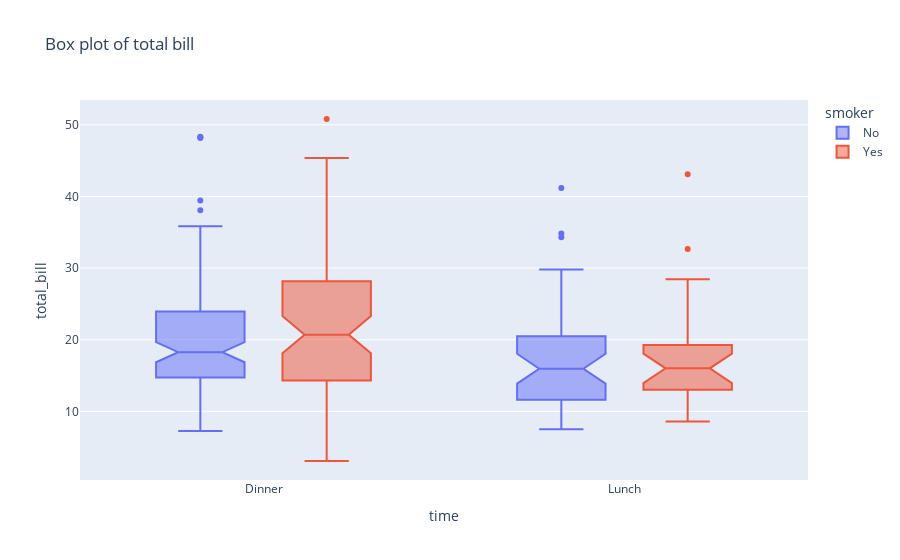

The cell this chart's notebook holds for it:
### Code cell
fig = px.box(df, x="time", y="total_bill", color="smoker", 
             notched=True, # used notched shape
             title="Box plot of total bill",
             hover_data=["day"] # add day column to hover data
            )
fig.show()

### Figure 1 — Plotly figure (JSON) as saved in the notebook; plotly's stock layout.template omitted (floating-point values rounded to 4 significant figures; data arrays with more than 128 entries replaced by an {"elided": "..."} marker saying what was removed)
{"data": [{"alignmentgroup": "True", "customdata": {"elided": "151x1 str values"}, "hovertemplate": "smoker=No<br>time=%{x}<br>total_bill=%{y}<br>day=%{customdata[0]}<extra></extra>", "legendgroup": "No", "marker": {"color": "#636efa"}, "name": "No", "notched": true, "offsetgroup": "No", "orientation": "v", "showlegend": true, "type": "box", "x": {"elided": "151 str values"}, "x0": " ", "xaxis": "x", "y": {"elided": "151 float values"}, "y0": " ", "yaxis": "y"}, {"alignmentgroup": "True", "customdata": [["Sat"], ["Sat"], ["Sat"], ["Sat"], ["Sat"], ["Sat"], ["Sat"], ["Sat"], ["Sat"], ["Sat"], ["Sat"], ["Thur"], ["Thur"], ["Fri"], ["Fri"], ["Fri"], ["Fri"], ["Fri"], ["Fri"], ["Fri"], ["Fri"], ["Fri"], ["Sat"], ["Sat"], ["Sat"], ["Sat"], ["Sat"], ["Sat"], ["Thur"], ["Sun"], ["Sat"], ["Sat"], ["Sat"], ["Sat"], ["Sun"], ["Sun"], ["Sun"], ["Sun"], ["Sun"], ["Sun"], ["Sun"], ["Sun"], ["Sun"], ["Sun"], ["Sun"], ["Sun"], ["Sun"], ["Sun"], ["Sun"], ["Sun"], ["Sun"], ["Sun"], ["Thur"], ["Thur"], ["Thur"], ["Thur"], ["Thur"], ["Thur"], ["Thur"], ["Thur"], ["Thur"], ["Thur"], ["Thur"], ["Thur"], ["Thur"], ["Thur"], ["Sat"], ["Sat"], ["Sat"], ["Sat"], ["Sat"], ["Sat"], ["Sat"], ["Sat"], ["Sat"], ["Sat"], ["Sat"], ["Sat"], ["Sat"], ["Fri"], ["Fri"], ["Fri"], ["Fri"], ["Fri"], ["Fri"], ["Sat"], ["Sat"], ["Sat"], ["Sat"], ["Sat"], ["Sat"], ["Sat"], ["Sat"]], "hovertemplate": "smoker=Yes<br>time=%{x}<br>total_bill=%{y}<br>day=%{customdata[0]}<extra></extra>", "legendgroup": "Yes", "marker": {"color": "#EF553B"}, "name": "Yes", "notched": true, "offsetgroup": "Yes", "orientation": "v", "showlegend": true, "type": "box", "x": ["Dinner", "Dinner", "Dinner", "Dinner", "Dinner", "Dinner", "Dinner", "Dinner", "Dinner", "Dinner", "Dinner", "Lunch", "Lunch", "Dinner", "Dinner", "Dinner", "Dinner", "Dinner", "Dinner", "Dinner", "Dinner", "Dinner", "Dinner", "Dinner", "Dinner", "Dinner", "Dinner", "Dinner", "Lunch", "Dinner", "Dinner", "Dinner", "Dinner", "Dinner", "Dinner", "Dinner", "Dinner", "Dinner", "Dinner", "Dinner", "Dinner", "Dinner", "Dinner", "Dinner", "Dinner", "Dinner", "Dinner", "Dinner", "Dinner", "Dinner", "Dinner", "Dinner", "Lunch", "Lunch", "Lunch", "Lunch", "Lunch", "Lunch", "Lunch", "Lunch", "Lunch", "Lunch", "Lunch", "Lunch", "Lunch", "Lunch", "Dinner", "Dinner", "Dinner", "Dinner", "Dinner", "Dinner", "Dinner", "Dinner", "Dinner", "Dinner", "Dinner", "Dinner", "Dinner", "Lunch", "Lunch", "Lunch", "Lunch", "Lunch", "Lunch", "Dinner", "Dinner", "Dinner", "Dinner", "Dinner", "Dinner", "Dinner", "Dinner"], "x0": " ", "xaxis": "x", "y": [38.01, 11.24, 20.29, 13.81, 11.02, 18.29, 3.07, 15.01, 26.86, 25.28, 17.92, 19.44, 32.68, 28.97, 5.75, 16.32, 40.17, 27.28, 12.03, 21.01, 11.35, 15.38, 44.3, 22.42, 15.36, 20.49, 25.21, 14.31, 16, 17.51, 10.59, 10.63, 50.81, 15.81, 7.25, 31.85, 16.82, 32.9, 17.89, 14.48, 9.6, 34.63, 34.65, 23.33, 45.35, 23.17, 40.55, 20.9, 30.46, 18.15, 23.1, 15.69, 19.81, 28.44, 15.48, 16.58, 10.34, 43.11, 13, 13.51, 18.71, 12.74, 13, 16.4, 20.53, 16.47, 26.59, 38.73, 24.27, 12.76, 30.06, 25.89, 13.27, 28.17, 12.9, 28.15, 11.59, 7.74, 30.14, 12.16, 13.42, 8.58, 13.42, 16.27, 10.09, 22.12, 24.01, 15.69, 15.53, 12.6, 32.83, 27.18, 22.67], "y0": " ", "yaxis": "y"}], "layout": {"boxmode": "group", "legend": {"title": {"text": "smoker"}, "tracegroupgap": 0}, "title": {"text": "Box plot of total bill"}, "xaxis": {"anchor": "y", "domain": [0, 1], "title": {"text": "time"}}, "yaxis": {"anchor": "x", "domain": [0, 1], "title": {"text": "total_bill"}}}}
